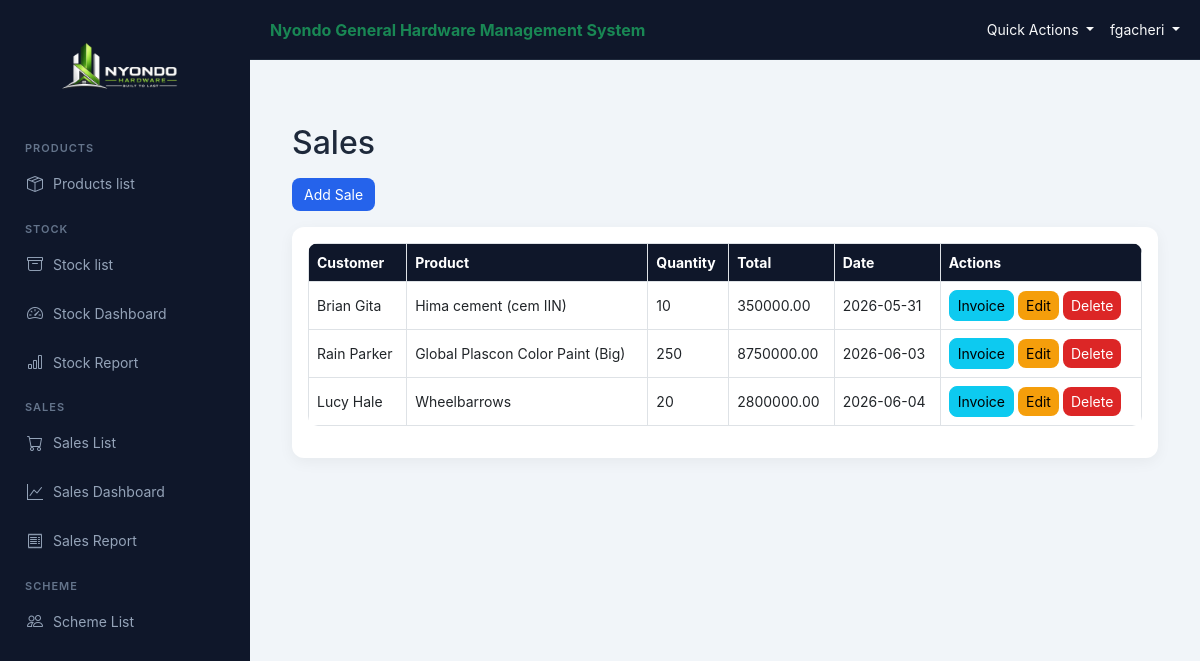
Screenshot of /nyondo/sales/ (signed in) with the database file from the repository.
### nyondo_app/models.py (models this page shows, shortened)
class Sales(models.Model):
    CUSTOMER_TYPES = [
        ("retail", "Retail"),
        ("wholesale", "Wholesale"),
        ("individual_buyers", "Individual Buyers"),
    ]
    customer_name = models.CharField(max_length=150)
    customer_type = models.CharField(max_length=20, choices=CUSTOMER_TYPES)
    product = models.ForeignKey(Product, on_delete=models.CASCADE)
    quantity = models.PositiveIntegerField()
    total_price = models.DecimalField(max_digits=12, decimal_places=2, default=0)
    transport_required = models.BooleanField(default=False)
    distance_km = models.DecimalField(max_digits=6, decimal_places=2, default=0)
    transport_fee = models.DecimalField(max_digits=12, decimal_places=2, default=0)
    sale_date = models.DateTimeField(auto_now_add=True)

class Product(models.Model):
    CATEGORY_CHOICES = [
        ("cement", "Cement"),
        ("iron_bar", "Iron Bar"),
        ("iron_sheets", "Iron Sheets"),
        ("barbed_wires", "Barbed wires"),
        ("others", "Others"),
        ("nails", "Nails"),
        ("paint", "Paint"),
    ]
    category_name = models.CharField(max_length=20, choices=CATEGORY_CHOICES)
    product_name = models.CharField(max_length=100)
    unit_cost = models.DecimalField(max_digits=12, decimal_places=2, default=0)
    unit_price = models.DecimalField(max_digits=12, decimal_places=2, default=0)
    description = models.TextField(blank=True)

### nyondo_app/views.py (the view)
# urls.py: path("sales/", views.sales_list, name="sales_list"),
def sales_list(request):
    return render(request, "sales_list.html", {
        "sales": Sales.objects.select_related("product"),
        "products": Product.objects.all()
    })

### nyondo_app/templates/sales_list.html
{% extends "base.html" %}
{% block content %}
<h2 class="mb-3">Sales</h2>
<a href="{% url 'add_sale' %}" class="btn btn-primary mb-3">
    Add Sale
</a>
<div class="card p-3">
<table class="table table-hover table-bordered align-middle">
<thead>
<tr>
   <th>Customer</th>
   <th>Product</th>
   <th>Quantity</th>
   <th>Total</th>
   <th>Date</th>
   <th>Actions</th>
</tr>
</thead>
<tbody>
{% for sale in sales %}
<tr>
   <td>{{ sale.customer_name }}</td>
   <td>{{ sale.product.product_name }}</td>
   <td>{{ sale.quantity }}</td>
   <td>{{ sale.total_price|floatformat:2 }}</td>
   <td>{{ sale.sale_date|date:"Y-m-d" }}</td>
   <td>
       <a href="{% url 'sales_invoice' sale.id %}"
          class="btn btn-info btn-sm">
          Invoice
       </a>
       <a href="{% url 'edit_sale' sale.id %}"
          class="btn btn-warning btn-sm">
          Edit
       </a>
       <a href="{% url 'delete_sale' sale.id %}"
          class="btn btn-danger btn-sm">
          Delete
       </a>
   </td>
</tr>
{% empty %}
<tr>
    <td colspan="6" class="text-center text-muted">
        No sales recorded yet
    </td>
</tr>
{% endfor %}
</tbody>
</table>
</div>
{% endblock %}

### templates/base.html (shortened to what this page needs)
<!DOCTYPE html>
<html lang="en">
<head>
    {% load static %}
    <link href="https://cdn.jsdelivr.net/npm/bootstrap@5.3.0/dist/css/bootstrap.min.css" rel="stylesheet">
    <link href="https://cdn.jsdelivr.net/npm/bootstrap-icons@1.11.3/font/bootstrap-icons.css" rel="stylesheet">
    <link rel="stylesheet" href="{% static 'css/style.css' %}?v=3">
</head>
<body>
<div class="sidebar">
    <div class="logo-container">
    <img src="{% static 'images/logo.png' %}"
         alt="Nyondo Hardware Logo"
         class="logo">
</div>
    <div class="nav-box">
        <p class="nav-section">PRODUCTS</p>
        <a href="{% url 'product_list' %}">
            <i class="bi bi-box-seam"></i> Products list
        </a>
        <p class="nav-section">STOCK</p>
        <a href="{% url 'stock_list' %}">
            <i class="bi bi-archive"></i> Stock list
        </a>
        <a href="{% url 'stock_dashboard' %}">
            <i class="bi bi-speedometer2"></i> Stock Dashboard
        </a>
        <a href="{% url 'stock_report' %}">
            <i class="bi bi-bar-chart"></i> Stock Report
        </a>
        <p class="nav-section">SALES</p>
        <a href="{% url 'sales_list' %}">
            <i class="bi bi-cart"></i> Sales List
        </a>
        <a href="{% url 'sales_dashboard' %}">
            <i class="bi bi-graph-up"></i> Sales Dashboard
        </a>
        <a href="{% url 'sales_report' %}">
            <i class="bi bi-receipt"></i> Sales Report
        </a>
        <p class="nav-section">SCHEME</p>
        <a href="{% url 'scheme_list' %}">
            <i class="bi bi-people"></i> Scheme List
        </a>
    </div>
</div>
<div class="main-content">
    <nav id="nav_menu">
        <div class="fw-bold text-success">
            Nyondo General Hardware Management System
        </div>
        <div class="ms-auto d-flex align-items-center gap-3">
            {% if user.is_authenticated %}
            <div class="dropdown">
                <a class="nav-link dropdown-toggle text-light"
                   href="#"
                   data-bs-toggle="dropdown">
                    Quick Actions
                </a>
            </div>
            <div class="dropdown">
                <a class="nav-link dropdown-toggle text-light"
                   href="#"
                   data-bs-toggle="dropdown">
                    {{ user.username }}
                </a>
            </div>
            {% endif %}
        </div>
    </nav>
    <div class="container mt-4">
        {% block content %}{% endblock %}
    </div>
</div>
</body>
</html>

### static/css/style.css (style rules this page uses)
:root { --primary: #2563eb; --success: #16a34a; --dark: #0f172a; --dark-light: #1e293b; --warning: #f59e0b; --bg: #f1f5f9; --text: #1e293b; }
* { margin: 0; padding: 0; box-sizing: border-box; }
body { font-family: "Inter", "Segoe UI", sans-serif; background: var(--bg); color: var(--text); }
a { text-decoration: none; }
.sidebar { position: fixed; top: 0; left: 0; width: 250px; height: 100vh; background: var(--dark); padding: 20px 15px; }
.nav-section { font-size: 11px; color: #64748b; margin: 15px 10px 5px; font-weight: 600; letter-spacing: 1px; }
.nav-box a { display: flex; align-items: center; gap: 10px; padding: 10px 12px; margin-bottom: 5px; border-radius: 8px; color: #94a3b8; font-size: 14px; transition: 0.2s; }
.nav-box a i { font-size: 16px; }
#nav_menu { position: fixed; top: 0; left: 250px; right: 0; height: 60px; background: var(--dark); display: flex; align-items: center; padding: 0 20px; color: white; border-bottom: 1px solid var(--dark-light); z-index: 1000; }
#nav_menu .nav-link { color: #cbd5e1; font-size: 14px; }
.main-content { margin-left: 250px; margin-top: 70px; padding: 30px; }
.container { max-width: 1200px; }
.card { border: none; border-radius: 12px; background: white; padding: 20px; box-shadow: 0 4px 15px rgba(0,0,0,0.05); }
.table { background: white; border-radius: 10px; overflow: hidden; }
.table th { background: var(--dark); color: white; font-size: 14px; }
.table td { font-size: 14px; vertical-align: middle; }
.btn { border-radius: 8px; font-size: 14px; }
.btn-primary { background: var(--primary); border: none; }
.btn-danger { background: #dc2626; border: none; }
.btn-warning { background: var(--warning); border: none; }
.logo-container { text-align: center; margin-bottom: 20px; }
.logo { width: 150px; height: 100px; object-fit: contain; }

### rows the page displays
Sales: customer_name "Brian Gita", product.product_name "Hima cement (cem IIN)", quantity "10", total_price "350000.00", sale_date "2026-05-31"
Sales: customer_name "Rain Parker", product.product_name "Global Plascon Color Paint (Big)", quantity "250", total_price "8750000.00", sale_date "2026-06-03"
Sales: customer_name "Lucy Hale", product.product_name "Wheelbarrows", quantity "20", total_price "2800000.00", sale_date "2026-06-04"

### other values shown
{{ user.username }} "fgacheri"
